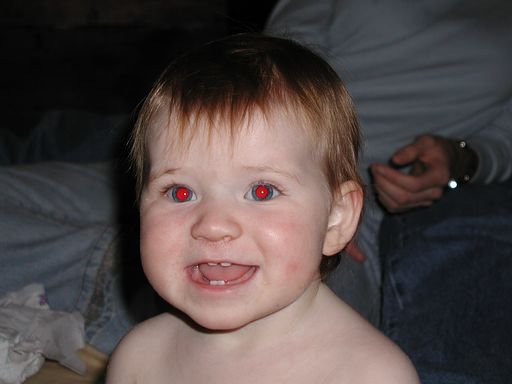
%> input picture lab4/redeyes/redeyebefore.jpg, 512 x 384 px
$ octave accidentally_did_something_really_cool.m   (GNU Octave 9; MATLAB toolbox functions it lacks are replaced by stand-ins)
%> lines starting %> are read from the running program, lines starting %| are printed output that depends on the picture
### lab4/output_bounded.m
function [outimage] = output_bounded(image, bounding_box)
    upper_left_x = bounding_box(2);
    upper_left_y = bounding_box(1);
    width = bounding_box(3);
    length = bounding_box(4);
    outimage = image(upper_left_x:upper_left_x+width, upper_left_y:upper_left_y+length,:);
end

### lab4/accidentally_did_something_really_cool.m
%Import image
pic = imread('redeyebefore.jpg');
%> pic is the input picture: size 384x512x3 uint8; mean R, G, B 81, 70.7, 69.5

%Detect faces
facedetect = vision.CascadeObjectDetector;
face_bound = step(facedetect, pic);
%> face_bound = [111 114 218 218]

%Bounding_boxes has all of the rectangles containing the faces.
face = output_bounded(pic, face_bound);
%> in output_bounded, `upper_left_x = bounding_box(2);`: upper_left_x = 114
%> in output_bounded, `upper_left_y = bounding_box(1);`: upper_left_y = 111
%> in output_bounded, `width = bounding_box(3);`: width = 218
%> in output_bounded, `outimage = image(upper_left_x:upper_left_x+width, upper_left_y:upper_l..`:
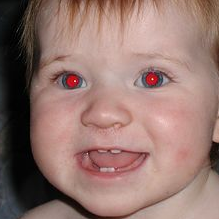
%> outimage: size 219x219x3 uint8; mean R, G, B 148.1, 117.7, 110.6


%divide the face into four portions
face_x_length = length(face(:,1,1));
%> face_x_length = 219
face_y_length = length(face(1,:,1));
%> face_y_length = 219
face_upper_left = face(1:(face_x_length/2), :);
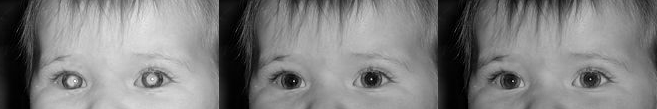
%> face_upper_left: size 109x657 uint8; min 0, max 255, mean 127.1

imshow(face_upper_left);
